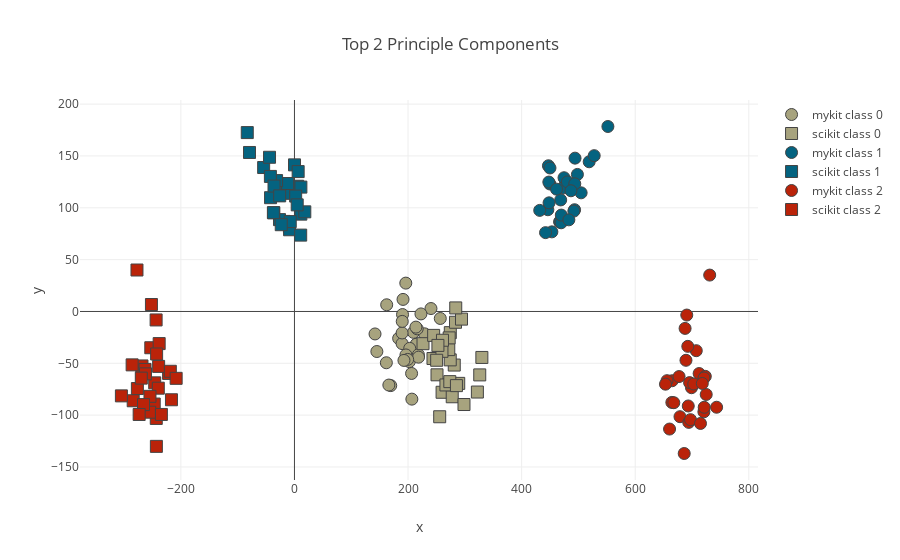

The cell this chart's notebook holds for it:
### Markdown cell above
### run my oja and plot vs scikit's

### Code cell
n_obs, n_feat, n_klass = 30, 60, 3
x = np.array([gen_k(n_obs, n_feat, i) for i in range(n_klass)]).reshape((n_obs*n_klass, n_feat))
print(x.shape)
mykit = oja(x)
scikt = PCA().fit_transform(X=x)

pca_plot([mykit, scikt], n_obs, n_klass)
